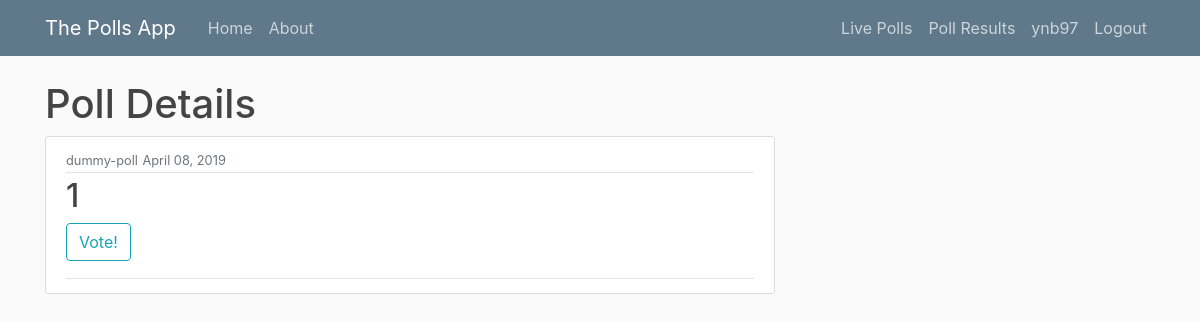
The app's page /polls/1/ (signed in), older data.
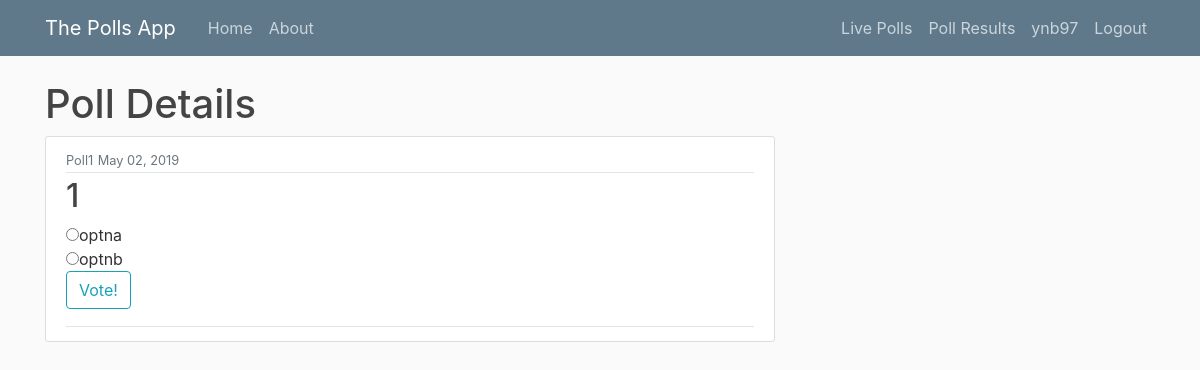
The same page, newer data.
### poll_webapp/models.py (models this page shows)
class Poll(models.Model):
	title = models.CharField(max_length=50, default='dummy-poll')
	question_text = models.TextField(default='dummy-desc')
	date_posted = models.DateTimeField(default=timezone.now)
	"""docstring for Polls"""

class Poll_options(models.Model):
	question = models.ForeignKey(Poll, on_delete=models.CASCADE)
	option_text = models.CharField(max_length=28, default='a')

### poll_webapp/views.py (the view)
# urls.py: path('polls/<int:pk>/', PollDetailView.as_view(), name='poll-detail'),
class PollDetailView(DetailView):
    model = Poll

### poll_webapp/templates/poll_webapp/poll_detail.html (shortened to what this page needs)
{% extends "poll_webapp/base.html" %}
{% block content %}
	<h1>Poll Details</h1>
		<article class="media content-section">
		  <div class="media-body">
		    <div class="article-metadata">
		      <small class="text-muted">{{ object.title }}</small>
		      <small class="text-muted">{{ object.date_posted|date:"F d, Y" }}</small>
		    </div>
		    <h2 class="article-title">{{ object.id }}</h2>
		    <div class="article-metadata">
		    	<form action="{% url 'poll-vote' object.id %}" method="POST">
					<feildset class="form-group">
							{% for ops in object.poll_options_set.all %}
							<input type="radio" name="ops" value="{{ ops.id }}">{{ ops.option_text }}</label><br />
						{% endfor %}
					</feildset>
					<div class="form-group">
						<input class="btn btn-outline-info" type="submit" value="Vote!" />
					</div>
				</form>
		    </div>
		  </div>
		</article>
{% endblock content %}

### poll_webapp/templates/poll_webapp/base.html (shortened to what this page needs)
{% load static %}
<!DOCTYPE html>
<html>
<head>
    <link rel="stylesheet" href="https://maxcdn.bootstrapcdn.com/bootstrap/4.0.0/css/bootstrap.min.css">
    <link rel="stylesheet" type="text/css" href="{% static 'poll_webapp/main.css' %}">
</head>
<body>
	<header class="site-header">
	  <nav class="navbar navbar-expand-md navbar-dark bg-steel fixed-top">
	    <div class="container">
	      <a class="navbar-brand mr-4" href="/">The Polls App</a>
	      <div class="collapse navbar-collapse" id="navbarToggle">
	        <div class="navbar-nav mr-auto">
	          <a class="nav-item nav-link" href="{% url 'poll-home' %}">Home</a>
	          <a class="nav-item nav-link" href="{% url 'poll-about' %}">About</a>
	        </div>
	        <div class="navbar-nav">
	        	{% if user.is_authenticated %}
	        		<a class="nav-item nav-link" href="{% url 'poll-polls' %}">Live Polls</a>
	        		<a class="nav-item nav-link" href="{% url 'poll-result' %}">Poll Results</a>
	        		<a class="nav-item nav-link" href="{% url 'profile_user' %}">{{ user.username }}</a>
	        		<a class="nav-item nav-link" href="{% url 'logout_user' %}">Logout</a>
	        	{% else %}
	        		<a class="nav-item nav-link" href="{% url 'login_user' %}">Login</a>
		            <a class="nav-item nav-link" href="{% url 'register_user' %}">Register</a>
	        	{% endif %}
	        </div>
	      </div>
	    </div>
	  </nav>
	</header>
	<main role="main" class="container">
	  <div class="row">
	    <div class="col-md-8">
	    	{% block content %}
	      	{% endblock content %}
	    </div>
	</main>
</body>
</html>

### poll_webapp/static/poll_webapp/main.css (style rules this page uses)
body { background: #fafafa; color: #333333; margin-top: 5rem; }
h1, h2, h3, h4, h5, h6 { color: #444444; }
.bg-steel { background-color: #5f788a; }
.site-header .navbar-nav .nav-link { color: #cbd5db; }
.content-section { background: #ffffff; padding: 10px 20px; border: 1px solid #dddddd; border-radius: 3px; margin-bottom: 20px; }
.article-title { color: #444444; }
.article-metadata { padding-bottom: 1px; margin-bottom: 4px; border-bottom: 1px solid #e3e3e3 }

Row changes from the older to the newer data that the page shows:
changed Poll id 1: title "dummy-poll" → "Poll1"; date_posted "April 08, 2019" → "May 02, 2019"
added Poll_options: option_text "optna"
added Poll_options: option_text "optnb"
